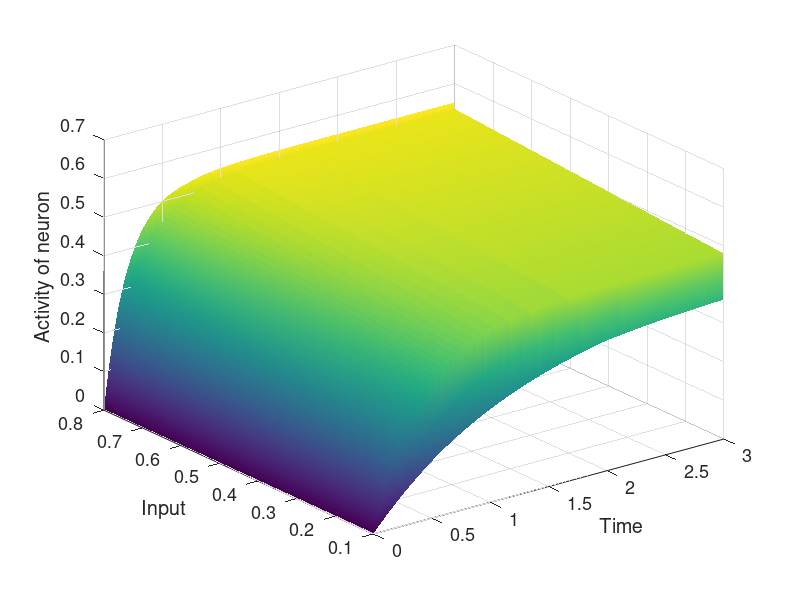
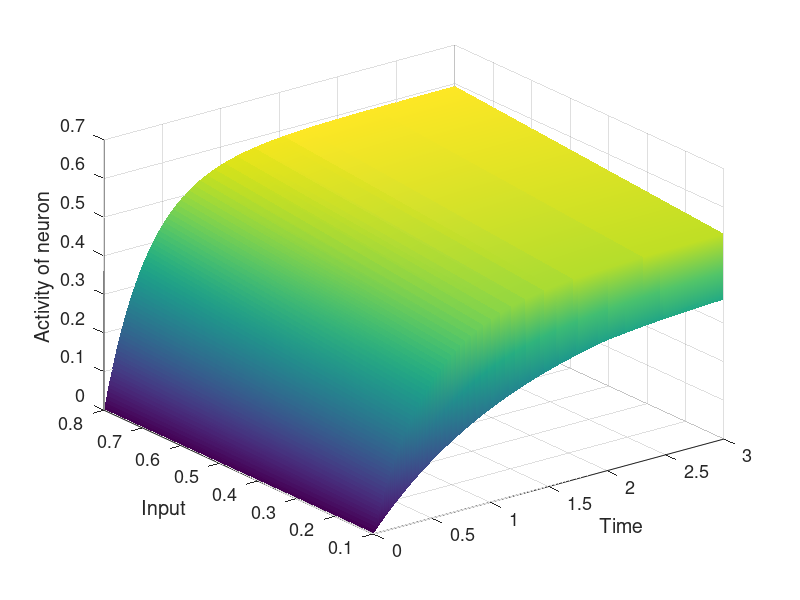
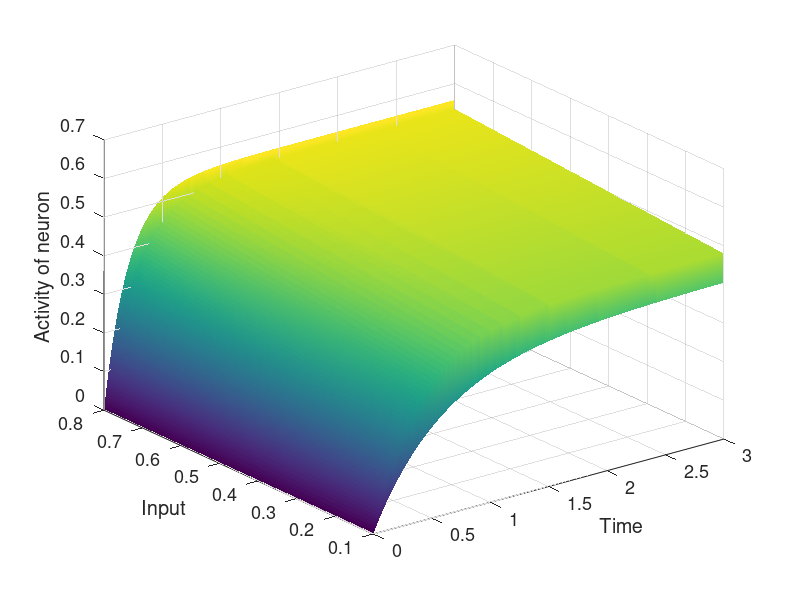
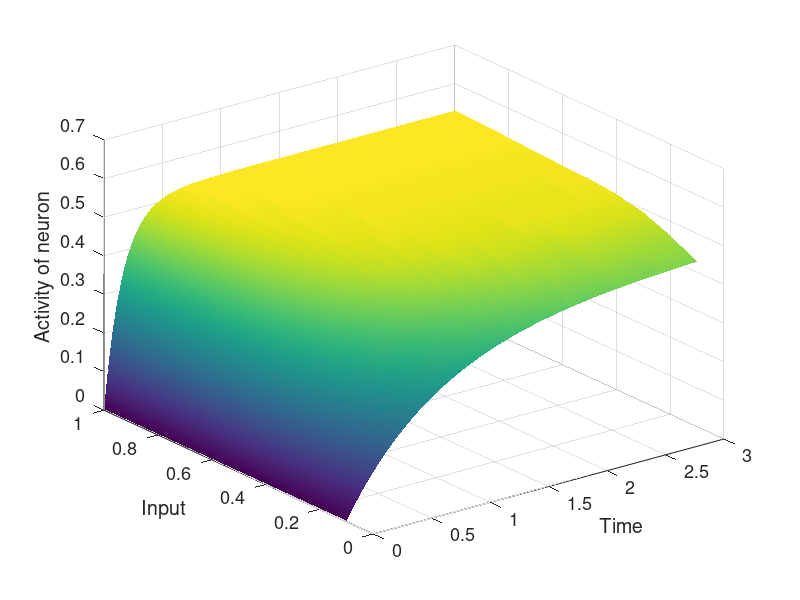

The MATLAB source for these figures, in order:
% Question D of the distance-dependent receptive field %

% set parameters 
A = 0.1; %constant specified in homework 
B = 1; %constant specified in homework 
x_start = 0; % begin with an x value of 0, x(0) = 0 
x_inc = .001; % increments that I want to count by
x_end = 3; % final x value  
time = x_start:x_inc:x_end;
dx = 0;
IA = [0.1, 0.1, 0.1, 0.1, 0.1, 0.8, 0.8, 0.8, 0.8, 0.8];
IB = [0.1, 0.1, 0.1, 0.1, 0.8, 0.8, 0.1, 0.1, 0.1, 0.1];
IC = [0.1, 0.1, 0.8, 0.8, 0.8, 0.8, 0.8, 0.8, 0.1, 0.1];
ID = [0.1, 0.2, 0.3, 0.4, 0.5, 0.6, 0.7, 0.8, 0.9, 1.0];
CKI = exp((-(-4:4).^2)./4);
EKI = (0.5 .* exp(((-(-4:4).^2))./16));

%plot(CKI);
%plot(EKI);


%working on IA input 
x = zeros(length(IA), length(time));

for h = 1:10
    i = IA(h);
    start_k =max(h-4,1);
    end_k =min(10,h+4);
    k = (start_k:end_k); %creating our k vectors
    IA(k); %index K 
    ML= max(5-h,0);%what we are missing on left 
    MR = max(h-6,0); %what we are missing on right
    R = [repmat(IA(start_k), ML, 1);(IA(k))';repmat(IA(end_k), MR, 1)]; %creating input for K 
    ISum = sum(EKI' .* R);
    ASum = sum(CKI' .* R);
   for t = 1:(length(time)-1)
    dx = ((-1 .* A .* x(h,t)) + ((B - x(h,t)).* ASum) - (x(h,t) .* ISum)) * x_inc;
    x(h,t+1)= x(h,t) + dx;
   end 
end 


figure(10);
[TGrid, LGrid] = meshgrid(time, IA);
IA_plot = surf(TGrid, LGrid, x(:,1:end));
shading interp
xlabel('Time')
zlabel('Activity of neuron')
ylabel('Input')
set(gca, 'fontsize',13)

%working on IB input 

x = zeros(length(IB), length(time));

for h = 1:10
    i = IB(h);
    start_k =max(h-4,1);
    end_k =min(10,h+4);
    k = (start_k:end_k); %creating our k vectors
    IB(k); %index K 
    ML= max(5-h,0);%what we are missing on left 
    MR = max(h-6,0); %what we are missing on right
    R = [repmat(IB(start_k), ML, 1);(IB(k))';repmat(IB(end_k), MR, 1)]; %creating input for K 
    ISum = sum(EKI' .* R);
    ASum = sum(CKI' .* R);
   for t = 1:(length(time)-1)
    dx = ((-1 .* A .* x(h,t)) + ((B - x(h,t)).* ASum) - (x(h,t) .* ISum)) * x_inc;
    x(h,t+1)= x(h,t) + dx;
   end 
end 

figure(11);
[TGrid, LGrid] = meshgrid(time, IB);
IA_plot = surf(TGrid, LGrid, x(:,1:end));
shading interp
xlabel('Time')
zlabel('Activity of neuron')
ylabel('Input')
set(gca, 'fontsize',13)

%working on IC input
x = zeros(length(IC), length(time));

for h = 1:10
    i = IC(h);
    start_k =max(h-4,1);
    end_k =min(10,h+4);
    k = (start_k:end_k); %creating our k vectors
    IC(k); %index K 
    ML= max(5-h,0);%what we are missing on left 
    MR = max(h-6,0); %what we are missing on right
    R = [repmat(IC(start_k), ML, 1);(IC(k))';repmat(IC(end_k), MR, 1)]; %creating input for K 
    ISum = sum(EKI' .* R);
    ASum = sum(CKI' .* R);
   for t = 1:(length(time)-1)
    dx = ((-1 .* A .* x(h,t)) + ((B - x(h,t)).* ASum) - (x(h,t) .* ISum)) * x_inc;
    x(h,t+1)= x(h,t) + dx;
   end 
end 

figure(12);
[TGrid, LGrid] = meshgrid(time, IC);
IA_plot = surf(TGrid, LGrid, x(:,1:end));
shading interp
xlabel('Time')
zlabel('Activity of neuron')
ylabel('Input')
set(gca, 'fontsize',13)

%working on ID input
x = zeros(length(ID), length(time));

for h = 1:10
    i = ID(h);
    start_k =max(h-4,1);
    end_k =min(10,h+4);
    k = (start_k:end_k); %creating our k vectors
    ID(k); %index K 
    ML= max(5-h,0);%what we are missing on left 
    MR = max(h-6,0); %what we are missing on right
    R = [repmat(ID(start_k), ML, 1);(ID(k))';repmat(ID(end_k), MR, 1)]; %creating input for K 
    ISum = sum(EKI' .* R);
    ASum = sum(CKI' .* R);
   for t = 1:(length(time)-1)
    dx = ((-1 .* A .* x(h,t)) + ((B - x(h,t)).* ASum) - (x(h,t) .* ISum)) * x_inc;
    x(h,t+1)= x(h,t) + dx;
   end 
end 

figure(13);
[TGrid, LGrid] = meshgrid(time, ID);
IA_plot = surf(TGrid, LGrid, x(:,1:end));
shading interp
xlabel('Time')
zlabel('Activity of neuron')
ylabel('Input')
set(gca, 'fontsize',13)
